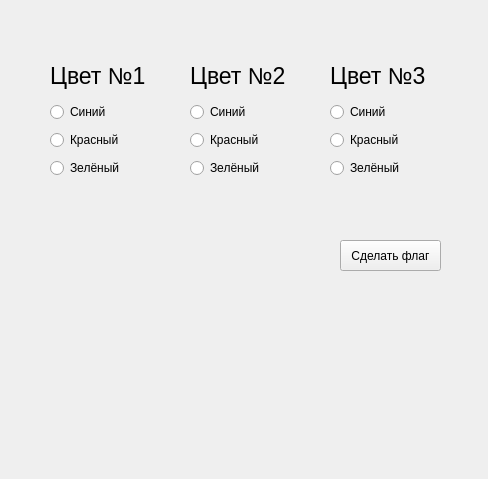
<?xml version="1.0" encoding="UTF-8"?>
<ui version="4.0">
 <class>MainWindow</class>
 <widget class="QMainWindow" name="MainWindow">
  <property name="geometry">
   <rect>
    <x>0</x>
    <y>0</y>
    <width>488</width>
    <height>479</height>
   </rect>
  </property>
  <property name="windowTitle">
   <string>Текстовый флаг</string>
  </property>
  <widget class="QWidget" name="centralwidget">
   <widget class="QLabel" name="label">
    <property name="geometry">
     <rect>
      <x>50</x>
      <y>50</y>
      <width>121</width>
      <height>51</height>
     </rect>
    </property>
    <property name="font">
     <font>
      <pointsize>17</pointsize>
     </font>
    </property>
    <property name="text">
     <string>Цвет №1</string>
    </property>
   </widget>
   <widget class="QLabel" name="label_2">
    <property name="geometry">
     <rect>
      <x>190</x>
      <y>50</y>
      <width>121</width>
      <height>51</height>
     </rect>
    </property>
    <property name="font">
     <font>
      <pointsize>17</pointsize>
     </font>
    </property>
    <property name="text">
     <string>Цвет №2</string>
    </property>
   </widget>
   <widget class="QLabel" name="label_3">
    <property name="geometry">
     <rect>
      <x>330</x>
      <y>50</y>
      <width>121</width>
      <height>51</height>
     </rect>
    </property>
    <property name="font">
     <font>
      <pointsize>17</pointsize>
     </font>
    </property>
    <property name="text">
     <string>Цвет №3</string>
    </property>
   </widget>
   <widget class="QWidget" name="verticalLayoutWidget">
    <property name="geometry">
     <rect>
      <x>50</x>
      <y>100</y>
      <width>101</width>
      <height>80</height>
     </rect>
    </property>
    <layout class="QVBoxLayout" name="verticalLayout">
     <item>
      <widget class="QRadioButton" name="radioButton">
       <property name="font">
        <font>
         <pointsize>9</pointsize>
        </font>
       </property>
       <property name="text">
        <string>Синий</string>
       </property>
      </widget>
     </item>
     <item>
      <widget class="QRadioButton" name="radioButton_4">
       <property name="font">
        <font>
         <pointsize>9</pointsize>
        </font>
       </property>
       <property name="text">
        <string>Красный</string>
       </property>
      </widget>
     </item>
     <item>
      <widget class="QRadioButton" name="radioButton_3">
       <property name="font">
        <font>
         <pointsize>9</pointsize>
        </font>
       </property>
       <property name="text">
        <string>Зелёный</string>
       </property>
      </widget>
     </item>
    </layout>
   </widget>
   <widget class="QWidget" name="verticalLayoutWidget_2">
    <property name="geometry">
     <rect>
      <x>190</x>
      <y>100</y>
      <width>101</width>
      <height>80</height>
     </rect>
    </property>
    <layout class="QVBoxLayout" name="verticalLayout_2">
     <item>
      <widget class="QRadioButton" name="radioButton_2">
       <property name="font">
        <font>
         <pointsize>9</pointsize>
        </font>
       </property>
       <property name="text">
        <string>Синий</string>
       </property>
      </widget>
     </item>
     <item>
      <widget class="QRadioButton" name="radioButton_7">
       <property name="font">
        <font>
         <pointsize>9</pointsize>
        </font>
       </property>
       <property name="text">
        <string>Красный</string>
       </property>
      </widget>
     </item>
     <item>
      <widget class="QRadioButton" name="radioButton_6">
       <property name="font">
        <font>
         <pointsize>9</pointsize>
        </font>
       </property>
       <property name="text">
        <string>Зелёный</string>
       </property>
      </widget>
     </item>
    </layout>
   </widget>
   <widget class="QWidget" name="verticalLayoutWidget_3">
    <property name="geometry">
     <rect>
      <x>330</x>
      <y>100</y>
      <width>101</width>
      <height>80</height>
     </rect>
    </property>
    <layout class="QVBoxLayout" name="verticalLayout_3">
     <item>
      <widget class="QRadioButton" name="radioButton_9">
       <property name="font">
        <font>
         <pointsize>9</pointsize>
        </font>
       </property>
       <property name="text">
        <string>Синий</string>
       </property>
      </widget>
     </item>
     <item>
      <widget class="QRadioButton" name="radioButton_8">
       <property name="font">
        <font>
         <pointsize>9</pointsize>
        </font>
       </property>
       <property name="text">
        <string>Красный</string>
       </property>
      </widget>
     </item>
     <item>
      <widget class="QRadioButton" name="radioButton_5">
       <property name="font">
        <font>
         <pointsize>9</pointsize>
        </font>
       </property>
       <property name="text">
        <string>Зелёный</string>
       </property>
      </widget>
     </item>
    </layout>
   </widget>
   <widget class="QPushButton" name="pushButton">
    <property name="geometry">
     <rect>
      <x>340</x>
      <y>240</y>
      <width>101</width>
      <height>31</height>
     </rect>
    </property>
    <property name="text">
     <string>Сделать флаг</string>
    </property>
   </widget>
  </widget>
 </widget>
 <resources/>
 <connections/>
</ui>
